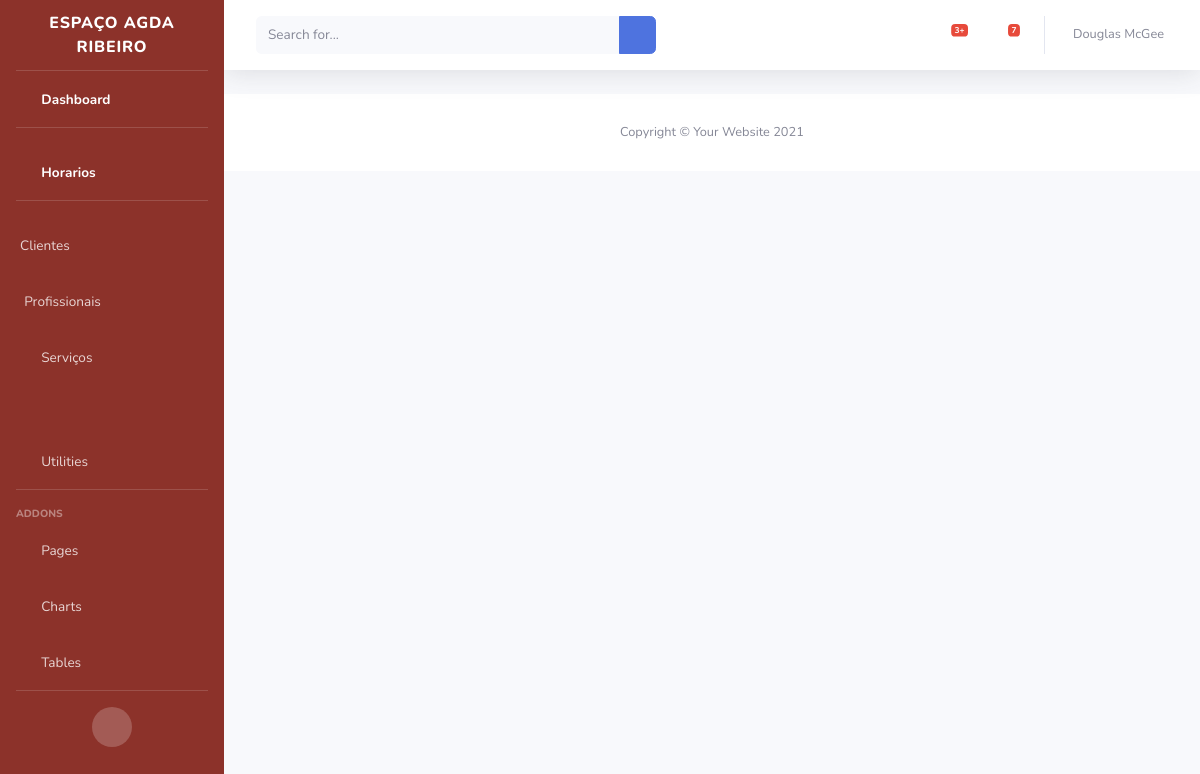
The page /editar_servicos/1 on the database as committed earlier.
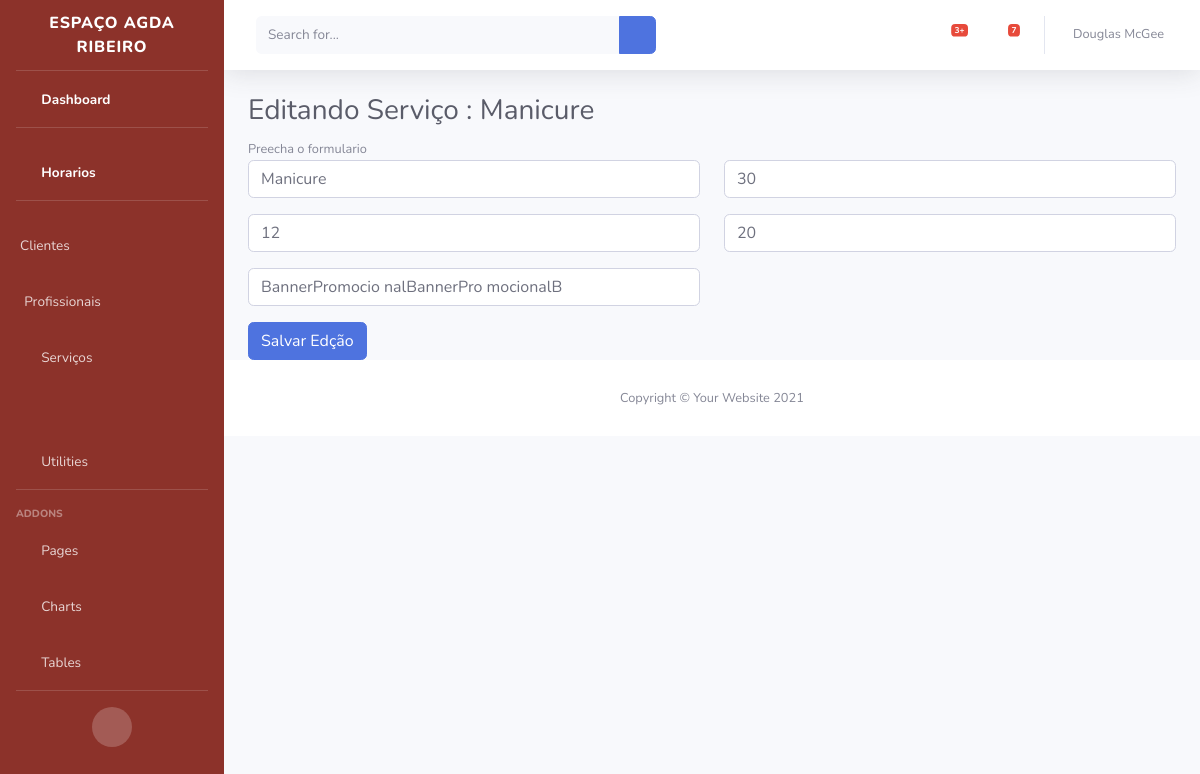
The same page on the database as committed later.
### agendamentos/models/servicos.py (models this page shows)
class Servico(models.Model):
    titulo = models.CharField(max_length=255, blank=True)
    preco = models.CharField(max_length=20,blank=True,null=True)
    duracao = models.CharField(max_length=20, blank=True, null=True)
    comissao = models.CharField(max_length=20, blank=True, null=True)
    descricao = models.TextField()
    criado_em = models.DateTimeField(auto_now_add=True)
    atualizado_em = models.DateTimeField(auto_now=True)
    imagen = models.ImageField(upload_to='media/imagens/%d/%m/%Y/',null=True, blank=True)
    def __str__(self):
        return self.titulo

### agendamentos/views.py (the view, shortened to what this page needs)
# urls.py: path("editar_servicos/<int:servico_id>",editar_servicos,name='editar_servicos'),
def editar_servicos(request, servico_id):
    servico =  Servico.objects.filter(id=servico_id)
    print(servico)
    return render(
                    request,
                    "admin/editar_servico.html",
                    {
                        "servico":servico
                    }
                    )

### templates/admin/editar_servico.html (shortened to what this page needs)
{% extends  "admin/base.html" %}
{% load static %}
{% block content %}
{% for ser in servico %}
<h1 class="h3 mb-2 text-gray-800">Editando Serviço : {{ser.titulo}}</h1>
<small>Preecha o formulario</small>
<br>
<form class="user" action="{% url 'editar_servicos' ser.id %}" method="post" enctype="multipart/form-data">
        <div class="form-group row">
            <div class="col-sm-6 mb-3 mb-sm-0">
                <input type="text" class="form-control " id="exampleFirstName" name="titulo"
                    placeholder="Titulo" value="{{ser.titulo}}">
            </div>
            <div class="col-sm-6">
                <input type="text" class="form-control " id="exampleLastName" name="preco"
                    placeholder="Preço" value="{{ser.preco}}">
            </div>
        </div>
        <div class="form-group row">
            <div class="col-sm-6 mb-3 mb-sm-0">
                <input type="number" class="form-control " id="exampleFirstName" name="duracao"
                    placeholder="Duração" value="{{ser.duracao}}">
            </div>
            <div class="col-sm-6">
                <input type="number" class="form-control " id="exampleLastName" name="comissao"
                    placeholder="Comissão" value="{{ser.comissao}}">
            </div>
        </div>
        <div class="form-group row">
            <div class="col-sm-6 mb-3 mb-sm-0">
                <input type="text" class="form-control" name="descricao"
                    id="exampleInputPassword" placeholder="Descrição" value="{{ser.descricao}}">
            </div>
        </div>
        <input class="btn btn-primary"type="submit" value="Salvar Edção">
</form>
{% endfor %}
{% endblock %}

Rows that differ between the two databases and show on the page:
added Servico: titulo "Manicure", preco "30", duracao "12", comissao "20", descricao "BannerPromocio nalBannerPro mocionalB"
